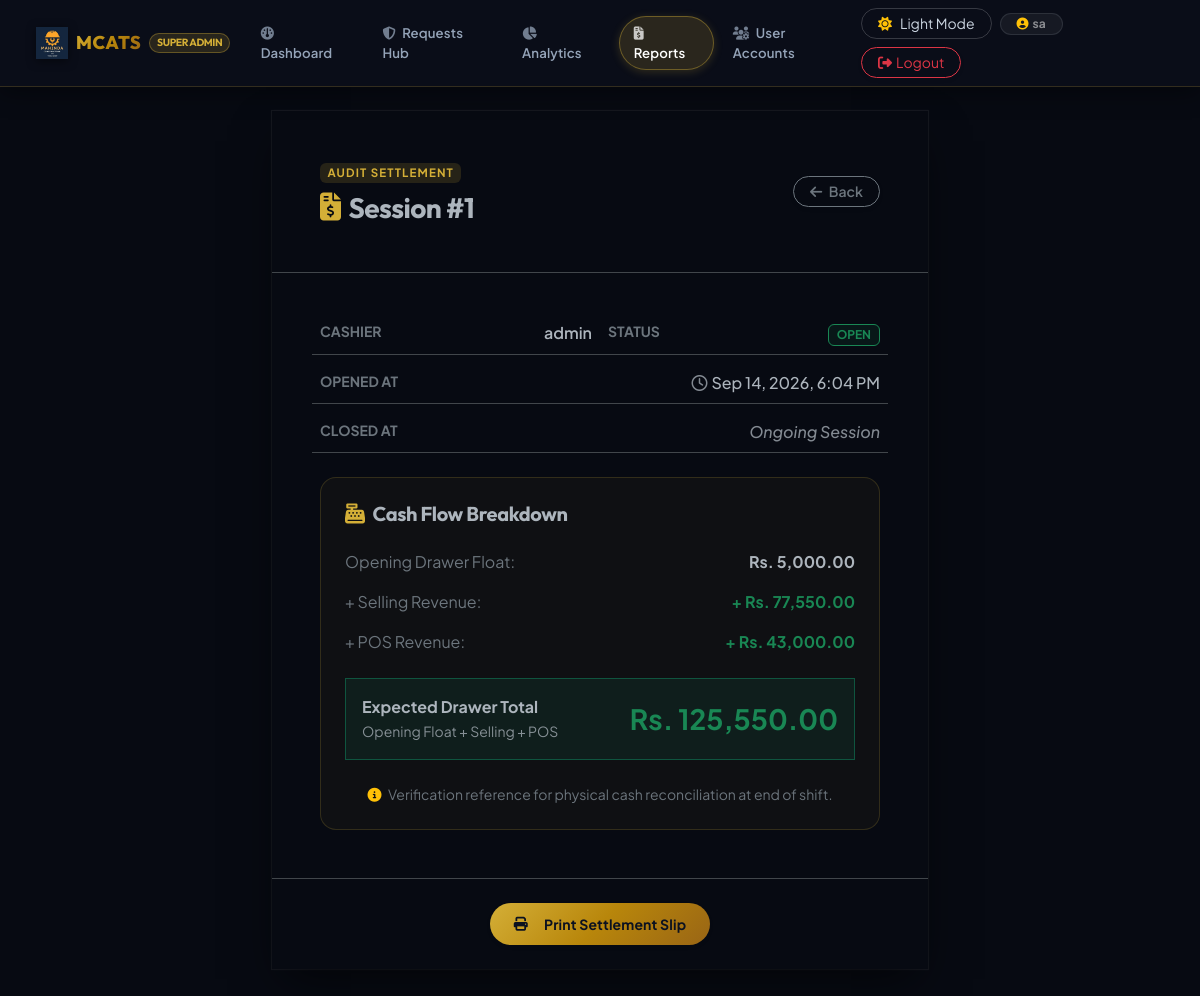
/views/admin/session_payment_summary.php?id=1 (signed in), run on the app's committed database.
### tables this page shows
CREATE TABLE IF NOT EXISTS `cash_sessions` (
    `id` int(11) NOT NULL AUTO_INCREMENT,
    `user_id` int(11) NOT NULL,
    `opening_balance` decimal(10,2) NOT NULL,
    `closing_balance` decimal(10,2) DEFAULT NULL,
    `opened_at` timestamp NOT NULL DEFAULT current_timestamp(),
    `closed_at` timestamp NULL DEFAULT NULL,
    `status` enum('open','closed') DEFAULT 'open',
    PRIMARY KEY (`id`)
);

CREATE TABLE IF NOT EXISTS `users` (
    `user_id` int(11) NOT NULL AUTO_INCREMENT,
    `username` varchar(50) NOT NULL,
    `password` varchar(255) NOT NULL,
    `role` enum('super_admin','admin') NOT NULL,
    PRIMARY KEY (`user_id`),
    UNIQUE KEY `username` (`username`)
);

### views/admin/session_payment_summary.php (the view, shortened to what this page needs)
<?php
include_once __DIR__ . '/../../db.php';
$session_id = isset($_GET['id']) ? intval($_GET['id']) : 0;
$s_query = $conn->prepare("SELECT s.*, u.username FROM cash_sessions s JOIN users u ON s.user_id = u.user_id WHERE s.id = ?");
$s_query->bind_param("i", $session_id);
$s_query->execute();
$session_data = $s_query->get_result()->fetch_assoc();
$sales_q = $conn->prepare("SELECT SUM(received_amount - balance_amount) as total FROM transactions WHERE session_id = ? AND type = 'selling'");
$sales_q->bind_param("i", $session_id);
$sales_q->execute();
$sales_total = $sales_q->get_result()->fetch_assoc()['total'] ?? 0;
$rents_q = $conn->prepare("SELECT SUM(received_amount - balance_amount) as total FROM transactions WHERE session_id = ? AND type = 'renting'");
$rents_q->bind_param("i", $session_id);
$rents_q->execute();
$rents_total = $rents_q->get_result()->fetch_assoc()['total'] ?? 0;
$total_pos_revenue = $sales_total + $rents_total;
$expected_cash = $session_data['opening_balance'] + $total_pos_revenue;
?>
<!DOCTYPE html>
<html lang="en">
<head>
    <link href="https://cdn.jsdelivr.net/npm/bootstrap@5.3.0/dist/css/bootstrap.min.css" rel="stylesheet">
    <link rel="stylesheet" href="https://cdnjs.cloudflare.com/ajax/libs/font-awesome/6.4.0/css/all.min.css">
    <link rel="stylesheet" href="../../css/luxury.css">
</head>
<body class="min-vh-100 pb-5">
    <?php include __DIR__ . '/../includes/navbar.php'; ?>
    <div class="container py-4" style="max-width: 680px;">
        <div class="card summary-card overflow-hidden">
            <div class="p-4 p-md-5 border-bottom border-secondary-subtle d-flex justify-content-between align-items-center">
                <div>
                    <span class="badge text-uppercase mb-2" style="background: rgba(212, 175, 55, 0.15); color: var(--gold-primary); font-size: 0.72rem; letter-spacing: 0.1em;">Audit Settlement</span>
                    <h3 class="mb-0 fw-bold d-flex align-items-center gap-2">
                        <i class="fa-solid fa-file-invoice-dollar" style="color: var(--gold-primary);"></i>
                        Session #<?php echo $session_id; ?>
                    </h3>
                </div>
                <a href="sessions_report.php" class="btn btn-sm btn-outline-secondary fw-semibold rounded-pill px-3 shadow-sm">
                    <i class="fa-solid fa-arrow-left me-1"></i> Back
                </a>
            </div>
            <div class="p-4 p-md-5">
                <div class="row g-3 mb-4 fw-medium">
                    <div class="col-6 d-flex justify-content-between pb-2 border-bottom border-secondary-subtle">
                        <span class="text-secondary small text-uppercase fw-bold">Cashier</span>
                        <span class="fw-semibold"><?php echo htmlspecialchars($session_data['username']); ?></span>
                    </div>
                    <div class="col-6 d-flex justify-content-between pb-2 border-bottom border-secondary-subtle">
                        <span class="text-secondary small text-uppercase fw-bold">Status</span>
                        <span>
                            <?php if($session_data['status'] == 'open'): ?>
                                <span class="badge bg-success bg-opacity-10 text-success border border-success px-2 py-1">OPEN</span>
                            <?php else: ?>
                                <span class="badge bg-danger bg-opacity-10 text-danger border border-danger px-2 py-1">CLOSED</span>
                            <?php endif; ?>
                        </span>
                    </div>
                    <div class="col-12 d-flex justify-content-between pb-2 border-bottom border-secondary-subtle">
                        <span class="text-secondary small text-uppercase fw-bold">Opened At</span>
                        <span><i class="fa-regular fa-clock me-1 text-muted"></i><?php echo date("M j, Y, g:i A", strtotime($session_data['opened_at'])); ?></span>
                    </div>
                    <div class="col-12 d-flex justify-content-between pb-2 border-bottom border-secondary-subtle">
                        <span class="text-secondary small text-uppercase fw-bold">Closed At</span>
                        <span>
                            <?php if($session_data['closed_at']): ?>
                                <i class="fa-regular fa-clock me-1 text-muted"></i><?php echo date("M j, Y, g:i A", strtotime($session_data['closed_at'])); ?>
                            <?php else: ?>
                                <span class="text-muted fst-italic">Ongoing Session</span>
                            <?php endif; ?>
                        </span>
                    </div>
                </div>
                <div class="p-4 rounded-4" style="background: rgba(212, 175, 55, 0.04); border: 1px solid rgba(212, 175, 55, 0.18);">
                    <h5 class="fw-bold mb-4 d-flex align-items-center gap-2">
                        <i class="fa-solid fa-cash-register" style="color: var(--gold-primary);"></i>
                        Cash Flow Breakdown
                    </h5>
                    <div class="d-flex justify-content-between mb-3 fs-6">
                        <span class="text-secondary">Opening Drawer Float:</span>
                        <span class="fw-bold">Rs. <?php echo number_format($session_data['opening_balance'], 2); ?></span>
                    </div>
                    <div class="d-flex justify-content-between mb-3 fs-6">
                        <span class="text-secondary">+ Selling Revenue:</span>
                        <span class="fw-bold text-success">+ Rs. <?php echo number_format($sales_total, 2); ?></span>
                    </div>
                    <div class="d-flex justify-content-between mb-4 fs-6">
                        <span class="text-secondary">+ POS Revenue:</span>
                        <span class="fw-bold text-success">+ Rs. <?php echo number_format($rents_total, 2); ?></span>
                    </div>
                    <div class="d-flex justify-content-between align-items-center p-3 f-total mt-2">
                        <div>
                            <div class="fw-bold fs-6">Expected Drawer Total</div>
                            <small class="text-muted">Opening Float + Selling + POS</small>
                        </div>
                        <span class="fw-bold text-success fs-3">Rs. <?php echo number_format($expected_cash, 2); ?></span>
                    </div>
                    <p class="text-center text-secondary small mt-4 mb-0">
                        <i class="fa-solid fa-circle-info me-1 text-warning"></i>
                        Verification reference for physical cash reconciliation at end of shift.
                    </p>
                </div>
            </div>
            <div class="p-4 border-top border-secondary-subtle text-center">
                <button onclick="window.print()" class="btn btn-luxury-gold btn-sm rounded-pill px-4 shadow-sm d-print-none">
                    <i class="fa-solid fa-print me-2"></i> Print Settlement Slip
                </button>
            </div>
        </div>
    </div>
</body>
</html>

### css/luxury.css (style rules this page uses)
:root { --font-heading: 'Outfit', sans-serif; --font-body: 'Plus Jakarta Sans', sans-serif; --bg-base: #f8fafc; --bg-surface: #ffffff; --bg-surface-elevated: #f1f5f9; --bg-glass: rgba(255, 255, 255, 0.88); --border-subtle: rgba(15, 23, 42, 0.08); --border-card: rgba(15, 23, 42, 0.06); --border-gold: rgba(212, 175, 55, 0.35); --text-main: #0f172a; --text-secondary: #334155; --text-muted: #64748b; --text-inverse: #ffffff; --gold-primary: #d4af37; --gold-dark: #b8860b; --gold-light: #fef3c7; --gold-hover: #c59b27; --gold-gradient: linear-gradient(135deg, #d4af37 0%, #b8860b 50%, #996515 100%); --gold-subtle-bg: rgba(212, 175, 55, 0.08); --gold-glow: 0 0 20px rgba(212, 175, 55, 0.25); --obsidian-dark: #070a12; --obsidian-sidebar: #0b1120; --obsidian-card: #111827; --obsidian-border: rgba(255, 255, 255, 0.08); --success-emerald: #10b981; --success-gradient: linear-gradient(135deg, #10b981 0%, #059669 100%); --danger-crimson: #ef4444; --info-sapphire: #3b82f6; --shadow-sm: 0 1px 2px rgba(0, 0, 0, 0.05); --shadow-md: 0 4px 12px -2px rgba(15, 23, 42, 0.08), 0 2px 6px -1px rgba(15, 23, 42, 0.04); --shadow-lg: 0 12px 32px -4px rgba(15, 23, 42, 0.08), 0 4px 12px -2px rgba(15, 23, 42, 0.03); --shadow-luxury: 0 20px 40px -15px rgba(0, 0, 0, 0.08), 0 0 1px 1px rgba(0, 0, 0, 0.04); }
[data-bs-theme="dark"] { --bg-base: #070a12; --bg-surface: #0f172a; --bg-surface-elevated: #1e293b; --bg-glass: rgba(15, 23, 42, 0.85); --border-subtle: rgba(255, 255, 255, 0.08); --border-card: rgba(255, 255, 255, 0.06); --border-gold: rgba(212, 175, 55, 0.4); --text-main: #f8fafc; --text-secondary: #cbd5e1; --text-muted: #94a3b8; --text-inverse: #070a12; --gold-subtle-bg: rgba(212, 175, 55, 0.12); --shadow-sm: 0 1px 2px rgba(0, 0, 0, 0.3); --shadow-md: 0 4px 14px -2px rgba(0, 0, 0, 0.4); --shadow-lg: 0 14px 36px -4px rgba(0, 0, 0, 0.5); --shadow-luxury: 0 20px 45px -10px rgba(0, 0, 0, 0.6), 0 0 1px 1px rgba(255, 255, 255, 0.06); }
body { font-family: var(--font-body); background-color: var(--bg-base); color: var(--text-main); transition: background-color 0.3s ease, color 0.3s ease; -webkit-font-smoothing: antialiased; -moz-osx-font-smoothing: grayscale; }
h1, h2, h3, h4, h5, h6, .navbar-brand, .luxury-brand { font-family: var(--font-heading); letter-spacing: -0.02em; font-weight: 700; }
.btn-luxury-gold { background: var(--gold-gradient); color: #0b1120 !important; font-family: var(--font-body); font-weight: 700; border: none; border-radius: 10px; padding: 0.65rem 1.4rem; letter-spacing: 0.01em; box-shadow: 0 4px 14px rgba(212, 175, 55, 0.35); transition: all 0.25s ease; display: inline-flex; align-items: center; justify-content: center; gap: 0.5rem; }

### views/admin/session_payment_summary.php (style rules this page uses)
.summary-card { border-radius: var(--radius-xl); border: 1px solid var(--luxury-card-border); background: var(--luxury-card-bg); box-shadow: var(--shadow-luxury); }
.f-total { border: 1px solid rgba(16, 185, 129, 0.35); background: rgba(16, 185, 129, 0.08); border-radius: var(--radius-md); }

### data on the page
cash_sessions: user.username "admin", opened_at "Sep 14, 2026, 6:04 PM", opening_balance "5,000.00"

### other printed values
$user_name "sa"
$session_id "1"
$sales_total "77,550.00"
$rents_total "43,000.00"
$expected_cash "125,550.00"
